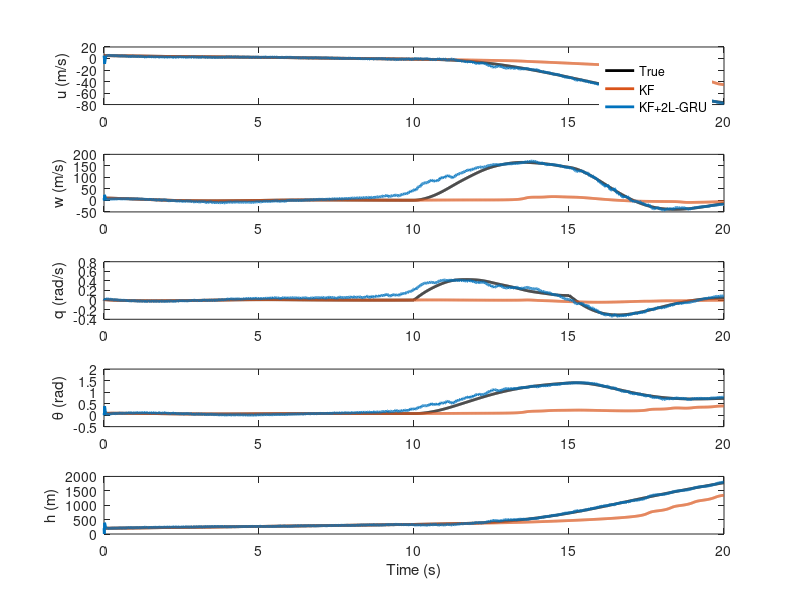

Write the MATLAB code that produced this figure. (Note: this script raises an error after producing the figure.)
clear; clc; close all;
rng(1);

Ts = 0.01;
T  = 20;
N  = round(T/Ts);
t  = (0:N-1)*Ts;

Xu  = -1.982e3;  Xw  =  4.025e3;
Zu  = -2.595e4;  Zw  = -9.030e4;  Zq = -4.524e5;  Zwd = 1.909e3;
Mu  =  1.593e4;  Mw  = -1.563e5;  Mq = -1.521e7;  Mwd = -1.702e4;
g    = 9.81;     theta0 = 0;
S    = 511;      cbar = 8.324;    U0 = 235.9;
Iyy  = 0.449e8;  m    = 2.83176e6/g;   rho = 0.3045;

Xdp = 0.3*m*g;   Zdp = 0;   Mdp = 0;
Xde = -3.818e-6 * (0.5*rho*U0^2*S);
Zde = -0.3648   * (0.5*rho*U0^2*S);
Mde = -1.444    * (0.5*rho*U0^2*S*cbar);

A = [ Xu/m,                      Xw/m,                          0,                                 -g;
      Zu/(m-Zwd),                Zw/(m-Zwd),                    (Zq+m*U0)/(m-Zwd),                  0;
      (Mu+Zu*Mwd/(m-Zwd))/Iyy,  (Mw+Zw*Mwd/(m-Zwd))/Iyy,      (Mq+(Zq+m*U0)*Mwd/(m-Zwd))/Iyy,   0;
      0,                         0,                             1,                                  0 ];

A_aug = [ A,          zeros(4,1);
          0, -1, 0,  U0, 0 ];

B_aug = [ Xde/m,                        Xdp/m;
          Zde/(m-Zwd),                  Zdp/(m-Zwd);
          (Mde+Zde*Mwd/(m-Zwd))/Iyy,   (Mdp+Zdp*Mwd/(m-Zwd))/Iyy;
          0,                            0;
          0,                            0 ];

Bw_aug = [ -Xu/m,                       -Xw/m,                        0;
           -Zu/(m-Zwd),                 -Zw/(m-Zwd),                  0;
           (-Mu-Zu*Mwd/(m-Zwd))/Iyy,   (-Mw-Zw*Mwd/(m-Zwd))/Iyy,   -Mq/Iyy;
            0,                           0,                            0;
            0,                           0,                            0 ];

sysd = c2d(ss(A_aug, [B_aug, Bw_aug], eye(5), 0), Ts);
Ad   = sysd.A;
Bd   = sysd.B(:, 1:2);
Bwd  = sysd.B(:, 3:5);

C = [ 1 0 0 0 0;
      0 1 0 0 0;
      0 0 1 0 0;
      0 0 0 1 0 ];

x_true = zeros(5, N);
x_kf   = zeros(5, N);
x_gru2 = zeros(5, N);
x_gru1 = zeros(5, N);

x0 = [5; 10; 0.01; 0.08; 200];
x_true(:,1) = x0;
x_kf(:,1)   = x0;
x_gru2(:,1) = x0;
x_gru1(:,1) = x0;

u    = zeros(2, N);
udot = zeros(2, N);
for k = 2:N
    udot(:,k) = 0.01 * randn(2,1);
    u(:,k)    = u(:,k-1) + Ts*udot(:,k);
end

gust = @(tk) [ 10*sin(2*pi*tk) * (tk>=10 && tk<=15);
                5*cos(2*pi*tk) * (tk>=10 && tk<=15);
                1.5             * (tk>=10 && tk<=15) ];

Q  = diag([1e-7, 1e-7, 1e-9, 1e-10, 1e-10]);
R0 = diag([(1e-1)^2, (1e-1)^2, (1e-1)^2, 1]);
R  = R0;
P  = eye(5);

win        = 50;
lambda_f   = 0.95;
R_floor    = 1e-8;
innov_buf  = zeros(4, win);
R_hist     = zeros(4, N);
innov_hist = zeros(4, N);
R_hist(:,1) = diag(R);

for k = 2:N
    tk = t(k-1);
    wg = gust(tk);

    x_true(:,k) = Ad*x_true(:,k-1) + Bd*u(:,k-1) + Bwd*wg;

    y = C*x_true(:,k) + 0.02*randn(4,1);

    x_pred = Ad*x_kf(:,k-1) + Bd*u(:,k-1);
    P_pred = Ad*P*Ad' + Q;

    S_pred_full = C*P_pred*C' + R;
    K_gain      = P_pred*C' / S_pred_full;
    innov       = y - C*x_pred;
    x_kf(:,k)   = x_pred + K_gain*innov;
    P           = (eye(5) - K_gain*C) * P_pred;

    innov_hist(:,k) = innov;

    innov_buf = [innov_buf(:,2:end), innov];
    if k > win
        R_emp_diag  = var(innov_buf, 0, 2);
        S_pred_diag = diag(S_pred_full);
        for j = 1:4
            if R_emp_diag(j) > S_pred_diag(j)
                R(j,j) = lambda_f*R(j,j) + (1-lambda_f)*R_emp_diag(j);
            else
                R(j,j) = lambda_f*R(j,j) + (1-lambda_f)*R0(j,j);
            end
            R(j,j) = max(R(j,j), R_floor);
        end
    end
    R_hist(:,k) = diag(R);
end

sig      = @(x) 1./(1+exp(-x));
sig_der  = @(f) f.*(1-f);
tanh_der = @(f) 1 - f.^2;

nx = 7;
ny = 5;

all_inputs = zeros(nx, N-2);
for kk = 2:N-1
    all_inputs(:, kk-1) = [x_kf(:,kk); udot(:,kk)];
end
xmin = min(all_inputs, [], 2);
xmax = max(all_inputs, [], 2);
xrng = xmax - xmin;
xrng(xrng < 1e-8) = 1e-8;

target_scale = [5; 5; 0.1; 0.1; 500];
epochs = 100;
lr     = 1e-4;

nh1 = 8; nh2 = 16;

lim1 = sqrt(6/(nh1+nx));
Wr1=-lim1+2*lim1*rand(nh1,nx); Ur1=-lim1+2*lim1*rand(nh1,nh1); br1=zeros(nh1,1);
Wz1=-lim1+2*lim1*rand(nh1,nx); Uz1=-lim1+2*lim1*rand(nh1,nh1); bz1=zeros(nh1,1);
Wh1=-lim1+2*lim1*rand(nh1,nx); Uh1=-lim1+2*lim1*rand(nh1,nh1); bh1=zeros(nh1,1);

lim2 = sqrt(6/(nh2+nh1));
Wr2=-lim2+2*lim2*rand(nh2,nh1); Ur2=-lim2+2*lim2*rand(nh2,nh2); br2=zeros(nh2,1);
Wz2=-lim2+2*lim2*rand(nh2,nh1); Uz2=-lim2+2*lim2*rand(nh2,nh2); bz2=zeros(nh2,1);
Wh2=-lim2+2*lim2*rand(nh2,nh1); Uh2=-lim2+2*lim2*rand(nh2,nh2); bh2=zeros(nh2,1);

Wy2 = 0.01*randn(ny, nh2);
by2 = zeros(ny, 1);

loss_hist_2 = zeros(epochs,1);

for ep = 1:epochs
    h1 = zeros(nh1,1); h2 = zeros(nh2,1);
    total_loss = 0;

    for k = 2:N-1
        inp      = [x_kf(:,k); udot(:,k)];
        inp_norm = 2*(inp - xmin)./xrng - 1;

        h1_prev = h1; h2_prev = h2;

        r1 = sig( Wr1*inp_norm + Ur1*h1_prev + br1 );
        z1 = sig( Wz1*inp_norm + Uz1*h1_prev + bz1 );
        h_tilde1 = tanh( Wh1*inp_norm + Uh1*(r1.*h1_prev) + bh1 );
        h1_new = (1-z1).*h1_prev + z1.*h_tilde1;

        r2 = sig( Wr2*h1_new + Ur2*h2_prev + br2 );
        z2 = sig( Wz2*h1_new + Uz2*h2_prev + bz2 );
        h_tilde2 = tanh( Wh2*h1_new + Uh2*(r2.*h2_prev) + bh2 );
        h2_new = (1-z2).*h2_prev + z2.*h_tilde2;

        y_hat  = Wy2*h2_new + by2;
        y_true = (x_true(:,k+1) - (Ad*x_kf(:,k) + Bd*u(:,k))) ./ target_scale;

        e = y_hat - y_true;
        total_loss = total_loss + e'*e;

        dWy2 = e * h2_new';  dby2 = e;
        dh2  = Wy2' * e;

        dz2       = dh2 .* (h_tilde2 - h2_prev) .* sig_der(z2);
        dh_tilde2 = dh2 .* z2 .* tanh_der(h_tilde2);
        dr2       = (Uh2' * dh_tilde2) .* h2_prev .* sig_der(r2);

        Wy2 = Wy2 - lr*dWy2;  by2 = by2 - lr*dby2;
        Wz2 = Wz2 - lr*(dz2*h1_new');       Uz2 = Uz2 - lr*(dz2*h2_prev');            bz2 = bz2 - lr*dz2;
        Wh2 = Wh2 - lr*(dh_tilde2*h1_new'); Uh2 = Uh2 - lr*(dh_tilde2*(r2.*h2_prev)'); bh2 = bh2 - lr*dh_tilde2;
        Wr2 = Wr2 - lr*(dr2*h1_new');       Ur2 = Ur2 - lr*(dr2*h2_prev');            br2 = br2 - lr*dr2;

        dh1 = Wz2'*dz2 + Wh2'*dh_tilde2 + Wr2'*dr2;

        dz1       = dh1 .* (h_tilde1 - h1_prev) .* sig_der(z1);
        dh_tilde1 = dh1 .* z1 .* tanh_der(h_tilde1);
        dr1       = (Uh1' * dh_tilde1) .* h1_prev .* sig_der(r1);

        Wz1 = Wz1 - lr*(dz1*inp_norm');       Uz1 = Uz1 - lr*(dz1*h1_prev');            bz1 = bz1 - lr*dz1;
        Wh1 = Wh1 - lr*(dh_tilde1*inp_norm'); Uh1 = Uh1 - lr*(dh_tilde1*(r1.*h1_prev)'); bh1 = bh1 - lr*dh_tilde1;
        Wr1 = Wr1 - lr*(dr1*inp_norm');       Ur1 = Ur1 - lr*(dr1*h1_prev');            br1 = br1 - lr*dr1;

        h1 = h1_new; h2 = h2_new;
    end

    loss_hist_2(ep) = total_loss/(N-2);
    fprintf('[2-layer GRU] Epoch %3d | Loss = %.6f\n', ep, loss_hist_2(ep));
end

h1 = zeros(nh1,1); h2 = zeros(nh2,1);
for k = 2:N-1
    inp      = [x_kf(:,k); udot(:,k)];
    inp_norm = 2*(inp - xmin)./xrng - 1;

    r1 = sig( Wr1*inp_norm + Ur1*h1 + br1 );
    z1 = sig( Wz1*inp_norm + Uz1*h1 + bz1 );
    h_tilde1 = tanh( Wh1*inp_norm + Uh1*(r1.*h1) + bh1 );
    h1 = (1-z1).*h1 + z1.*h_tilde1;

    r2 = sig( Wr2*h1 + Ur2*h2 + br2 );
    z2 = sig( Wz2*h1 + Uz2*h2 + bz2 );
    h_tilde2 = tanh( Wh2*h1 + Uh2*(r2.*h2) + bh2 );
    h2 = (1-z2).*h2 + z2.*h_tilde2;

    y_hat = Wy2*h2 + by2;
    dx    = y_hat .* target_scale;
    x_gru2(:,k+1) = Ad*x_kf(:,k) + Bd*u(:,k) + dx;
end
x_gru2(:,N) = x_gru2(:,N-1);

nh = 8;

lim = sqrt(6/(nh+nx));
Wr=-lim+2*lim*rand(nh,nx); Ur=-lim+2*lim*rand(nh,nh); br=zeros(nh,1);
Wz=-lim+2*lim*rand(nh,nx); Uz=-lim+2*lim*rand(nh,nh); bz=zeros(nh,1);
Wh=-lim+2*lim*rand(nh,nx); Uh=-lim+2*lim*rand(nh,nh); bh=zeros(nh,1);

Wy1 = 0.01*randn(ny, nh);
by1 = zeros(ny, 1);

loss_hist_1 = zeros(epochs,1);

for ep = 1:epochs
    h = zeros(nh,1);
    total_loss = 0;

    for k = 2:N-1
        inp      = [x_kf(:,k); udot(:,k)];
        inp_norm = 2*(inp - xmin)./xrng - 1;

        h_prev = h;
        r = sig( Wr*inp_norm + Ur*h_prev + br );
        z = sig( Wz*inp_norm + Uz*h_prev + bz );
        h_tilde = tanh( Wh*inp_norm + Uh*(r.*h_prev) + bh );
        h_new = (1-z).*h_prev + z.*h_tilde;

        y_hat  = Wy1*h_new + by1;
        y_true = (x_true(:,k+1) - (Ad*x_kf(:,k) + Bd*u(:,k))) ./ target_scale;

        e = y_hat - y_true;
        total_loss = total_loss + e'*e;

        dWy1 = e * h_new';  dby1 = e;
        dh   = Wy1' * e;

        dz       = dh .* (h_tilde - h_prev) .* sig_der(z);
        dh_tilde = dh .* z .* tanh_der(h_tilde);
        dr       = (Uh' * dh_tilde) .* h_prev .* sig_der(r);

        Wy1 = Wy1 - lr*dWy1;  by1 = by1 - lr*dby1;
        Wz  = Wz  - lr*(dz*inp_norm');       Uz = Uz - lr*(dz*h_prev');            bz = bz - lr*dz;
        Wh  = Wh  - lr*(dh_tilde*inp_norm'); Uh = Uh - lr*(dh_tilde*(r.*h_prev)'); bh = bh - lr*dh_tilde;
        Wr  = Wr  - lr*(dr*inp_norm');       Ur = Ur - lr*(dr*h_prev');            br = br - lr*dr;

        h = h_new;
    end

    loss_hist_1(ep) = total_loss/(N-2);
    fprintf('[1-layer GRU] Epoch %3d | Loss = %.6f\n', ep, loss_hist_1(ep));
end

h = zeros(nh,1);
for k = 2:N-1
    inp      = [x_kf(:,k); udot(:,k)];
    inp_norm = 2*(inp - xmin)./xrng - 1;

    r = sig( Wr*inp_norm + Ur*h + br );
    z = sig( Wz*inp_norm + Uz*h + bz );
    h_tilde = tanh( Wh*inp_norm + Uh*(r.*h) + bh );
    h = (1-z).*h + z.*h_tilde;

    y_hat = Wy1*h + by1;
    dx    = y_hat .* target_scale;
    x_gru1(:,k+1) = Ad*x_kf(:,k) + Bd*u(:,k) + dx;
end
x_gru1(:,N) = x_gru1(:,N-1);

state_labels = {'u','w','q','theta','h'};
idx = 2:N;

rmse_kf = zeros(5,1); rmse_g1 = zeros(5,1); rmse_g2 = zeros(5,1);
for j = 1:5
    rmse_kf(j) = sqrt(mean((x_true(j,idx) - x_kf(j,idx)).^2));
    rmse_g1(j) = sqrt(mean((x_true(j,idx) - x_gru1(j,idx)).^2));
    rmse_g2(j) = sqrt(mean((x_true(j,idx) - x_gru2(j,idx)).^2));
end
pct_improve_2 = 100*(rmse_kf - rmse_g2)./rmse_kf;

fprintf('\n================= Table 1: RMSE Comparison =================\n');
fprintf('%6s | %10s | %10s | %10s | %12s\n', 'State','KF','KF+1L-GRU','KF+2L-GRU','%%improve(2L)');
for j = 1:5
    fprintf('%6s | %10.4f | %10.4f | %10.4f | %11.1f%%\n', ...
        state_labels{j}, rmse_kf(j), rmse_g1(j), rmse_g2(j), pct_improve_2(j));
end

nparams_1 = 3*(nh*nx + nh*nh + nh) + (ny*nh + ny);
nparams_2 = 3*(nh1*nx + nh1*nh1 + nh1) + 3*(nh2*nh1 + nh2*nh2 + nh2) + (ny*nh2 + ny);
fprintf('\nTrainable parameters -- 1-layer GRU: %d | 2-layer GRU: %d\n', nparams_1, nparams_2);

labels = {'u (m/s)', 'w (m/s)', 'q (rad/s)', '\theta (rad)', 'h (m)'};

outdir = 'figures';
if ~exist(outdir, 'dir'); mkdir(outdir); end

lw       = 2.0;
col_true = [0    0    0   ];
col_kf   = [0.85 0.325 0.098];
col_g1   = [0.466 0.674 0.188];
col_g2   = [0    0.447 0.741];
col_R    = [0.494 0.184 0.556];
col_i1   = [0    0.447 0.741];
col_i2   = [0.85 0.325 0.098];
col_gust = [0.85 0.85 0.85];

figure('Name','fig1_state_estimation','NumberTitle','off');
for i = 1:5
    subplot(5,1,i)
    plot(t, x_true(i,:), 'Color', col_true, 'LineWidth', lw); hold on;
    plot(t, x_kf(i,:),   'Color', col_kf,   'LineWidth', lw);
    plot(t, x_gru2(i,:), 'Color', col_g2,   'LineWidth', lw);
    ylabel(labels{i}); box on;
    if i == 1
        legend('True','KF','KF+2L-GRU','Location','best','Box','off');
    end
end
xlabel('Time (s)');
saveFig(gcf, 'fig1_state_estimation', outdir);

figure('Name','fig2_depth_ablation','NumberTitle','off','Position',[100 100 800 700]);
for i = 1:5
    subplot(5,1,i)
    plot(t, x_true(i,:), 'Color', col_true, 'LineWidth', lw); hold on;
    plot(t, x_kf(i,:),   'Color', col_kf,   'LineWidth', lw);
    plot(t, x_gru1(i,:), 'Color', col_g1,   'LineWidth', lw);
    plot(t, x_gru2(i,:), 'Color', col_g2,   'LineWidth', lw);
    ylabel(labels{i}); box on;
    if i == 1
        legend('True','KF','KF+1L-GRU','KF+2L-GRU','Location','best','Box','off');
    end
end
xlabel('Time (s)');
saveFig(gcf, 'fig2_depth_ablation', outdir);

err_kf   = abs(x_true - x_kf);
err_gru2 = abs(x_true - x_gru2);
figure('Name','fig3_absolute_error','NumberTitle','off','Position',[100 100 800 600]);
for i = 1:5
    subplot(5,1,i)
    plot(t, err_kf(i,:),   'Color', col_kf, 'LineWidth', lw); hold on;
    plot(t, err_gru2(i,:), 'Color', col_g2, 'LineWidth', lw);
    ylabel(['|', labels{i}, ' - est|']); box on;
    if i == 1
        legend('KF Error','KF+2L-GRU Error','Location','best','Box','off');
    end
    yl = ylim;
    patch([10 15 15 10],[yl(1) yl(1) yl(2) yl(2)], col_gust, 'EdgeColor','none','FaceAlpha',0.5);
    uistack(findobj(gca,'Type','patch'),'bottom');
end
xlabel('Time (s)');
saveFig(gcf, 'fig3_absolute_error', outdir);

zoom_idx = t >= 8 & t <= 17;
figure('Name','fig4_zoomed_gust_window','NumberTitle','off','Position',[150 150 700 500]);
subplot(2,1,1)
plot(t(zoom_idx), x_true(2,zoom_idx), 'Color', col_true, 'LineWidth', lw); hold on;
plot(t(zoom_idx), x_kf(2,zoom_idx),   'Color', col_kf,   'LineWidth', lw);
plot(t(zoom_idx), x_gru1(2,zoom_idx), 'Color', col_g1,   'LineWidth', lw);
plot(t(zoom_idx), x_gru2(2,zoom_idx), 'Color', col_g2,   'LineWidth', lw);
ylabel('w (m/s)'); box on;
legend('True','KF','KF+1L-GRU','KF+2L-GRU','Location','best','Box','off');

subplot(2,1,2)
plot(t(zoom_idx), x_true(3,zoom_idx), 'Color', col_true, 'LineWidth', lw); hold on;
plot(t(zoom_idx), x_kf(3,zoom_idx),   'Color', col_kf,   'LineWidth', lw);
plot(t(zoom_idx), x_gru1(3,zoom_idx), 'Color', col_g1,   'LineWidth', lw);
plot(t(zoom_idx), x_gru2(3,zoom_idx), 'Color', col_g2,   'LineWidth', lw);
ylabel('q (rad/s)'); xlabel('Time (s)'); box on;
saveFig(gcf, 'fig4_zoomed_gust_window', outdir);

figure('Name','fig5_training_convergence','NumberTitle','off');
semilogy(1:epochs, loss_hist_1, 'Color', col_g1, 'LineWidth', lw); hold on;
semilogy(1:epochs, loss_hist_2, 'Color', col_g2, 'LineWidth', lw);
xlabel('Epoch'); ylabel('Normalized MSE Loss'); box on;
legend('1-layer GRU','2-layer GRU','Location','best','Box','off');
saveFig(gcf, 'fig5_training_convergence', outdir);

meas_labels = {'u','w','q','\theta'};
figure('Name','fig6_adaptive_R','NumberTitle','off','Position',[150 150 700 600]);
for i = 1:4
    subplot(4,1,i)
    plot(t, R_hist(i,:), 'Color', col_R, 'LineWidth', lw); hold on;
    ylabel(['R_{' meas_labels{i} '}']); box on;
    yl = ylim;
    patch([10 15 15 10],[yl(1) yl(1) yl(2) yl(2)], col_gust, 'EdgeColor','none','FaceAlpha',0.5);
    uistack(findobj(gca,'Type','patch'),'bottom');
end
xlabel('Time (s)');
saveFig(gcf, 'fig6_adaptive_R', outdir);

figure('Name','fig7_innovation_whitening','NumberTitle','off','Position',[150 150 700 600]);
subplot(2,1,1)
plot(t, innov_hist(1,:), 'Color', col_i1, 'LineWidth', 1.2); hold on;
plot(t, innov_hist(3,:), 'Color', col_i2, 'LineWidth', 1.2);
ylabel('Innovation'); box on;
legend('u channel','q channel','Location','best','Box','off');

pre_gust_idx = t < 9;
seg = innov_hist(1, pre_gust_idx) - mean(innov_hist(1, pre_gust_idx));
maxlag = 100;
acf = zeros(2*maxlag+1, 1);
for lg = -maxlag:maxlag
    if lg >= 0
        acf(lg+maxlag+1) = sum(seg(1:end-lg) .* seg(1+lg:end));
    else
        acf(lg+maxlag+1) = sum(seg(1-lg:end) .* seg(1:end+lg));
    end
end
acf = acf / acf(maxlag+1);
lags = -maxlag:maxlag;

subplot(2,1,2)
stem(lags, acf, 'filled', 'MarkerSize', 2, 'Color', col_g2);
xlabel('Lag (samples)'); ylabel('Autocorrelation'); box on;
saveFig(gcf, 'fig7_innovation_whitening', outdir);

figure('Name','fig8_rmse_comparison','NumberTitle','off','Position',[200 150 750 400]);
bar_data = [rmse_kf, rmse_g1, rmse_g2];
hb = bar(bar_data);
hb(1).FaceColor = col_kf;
hb(2).FaceColor = col_g1;
hb(3).FaceColor = col_g2;
hold on;
xticks(1:5); xticklabels(state_labels);
ylabel('RMSE'); box on;
legend('KF','KF+1L-GRU','KF+2L-GRU','Location','northoutside','Orientation','horizontal','Box','off');
for i = 1:5
    for kcol = 1:3
        xloc = hb(kcol).XEndPoints(i);
        yloc = hb(kcol).YEndPoints(i);
        text(xloc, yloc + 0.02*max(bar_data(:)), sprintf('%.3g', bar_data(i,kcol)), ...
             'HorizontalAlignment','center','FontSize',8);
    end
end
saveFig(gcf, 'fig8_rmse_comparison', outdir);

fprintf('\nAll 8 figures saved to ./%s as .png (300 dpi) and .pdf (vector).\n', outdir);

function saveFig(figHandle, name, outdir)
    if ~exist(outdir, 'dir')
        mkdir(outdir);
    end

    if isempty(figHandle) || ~isgraphics(figHandle) || ~isvalid(figHandle)
        warning('saveFig: handle for "%s" is not a valid figure -- skipping save.', name);
        return;
    end

    set(figHandle, 'Color', 'w');
    axesList = findall(figHandle, 'Type', 'axes');
    set(axesList, 'Color', 'w', 'GridLineStyle', 'none', 'XGrid','off','YGrid','off');
    drawnow;

    pngFile = fullfile(outdir, [name '.png']);
    pdfFile = fullfile(outdir, [name '.pdf']);

    try
        exportgraphics(figHandle, pngFile, 'Resolution', 300);
    catch ME1
        warning('exportgraphics PNG failed for "%s" (%s) -- using print() fallback.', name, ME1.message);
        print(figHandle, pngFile, '-dpng', '-r300');
    end

    try
        exportgraphics(figHandle, pdfFile, 'ContentType', 'vector');
    catch ME2
        warning('exportgraphics PDF failed for "%s" (%s) -- using print() fallback.', name, ME2.message);
        print(figHandle, pdfFile, '-dpdf', '-bestfit');
    end
end
